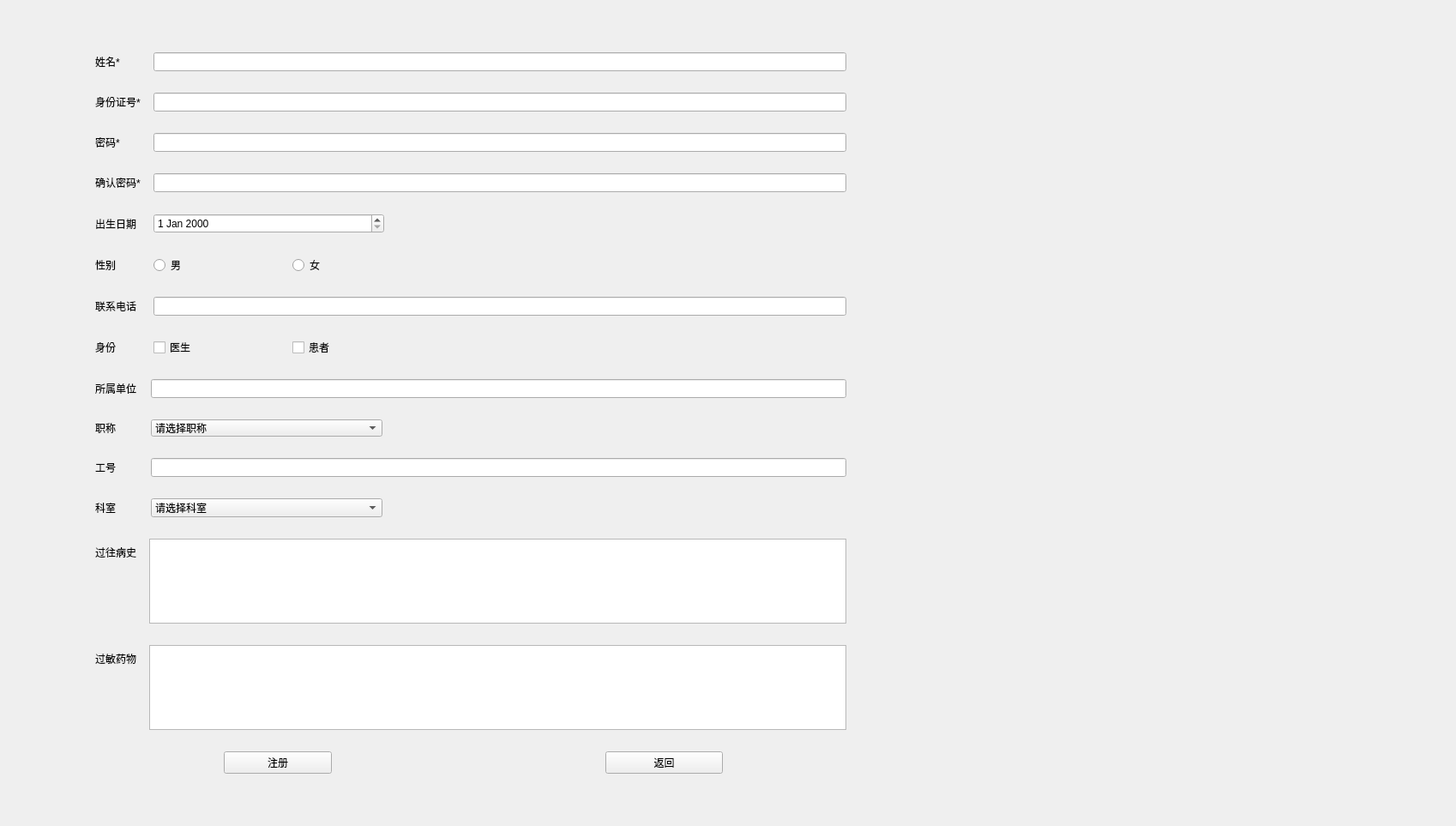
<?xml version="1.0" encoding="UTF-8"?>
<ui version="4.0">
 <class>Register</class>
 <widget class="QWidget" name="Register">
  <property name="geometry">
   <rect>
    <x>0</x>
    <y>0</y>
    <width>1698</width>
    <height>963</height>
   </rect>
  </property>
  <property name="minimumSize">
   <size>
    <width>50</width>
    <height>0</height>
   </size>
  </property>
  <property name="windowTitle">
   <string>注册</string>
  </property>
  <property name="styleSheet">
   <string notr="true">#Register{border-image: url(:/images/06.jpg);}</string>
  </property>
  <layout class="QGridLayout" name="gridLayout">
   <item row="0" column="0">
    <layout class="QHBoxLayout" name="horizontalLayout">
     <property name="leftMargin">
      <number>100</number>
     </property>
     <property name="topMargin">
      <number>50</number>
     </property>
     <property name="rightMargin">
      <number>700</number>
     </property>
     <property name="bottomMargin">
      <number>50</number>
     </property>
     <item>
      <layout class="QVBoxLayout" name="verticalLayout">
       <property name="spacing">
        <number>25</number>
       </property>
       <item>
        <layout class="QFormLayout" name="formLayout">
         <property name="horizontalSpacing">
          <number>15</number>
         </property>
         <property name="verticalSpacing">
          <number>25</number>
         </property>
         <item row="0" column="0">
          <widget class="QLabel" name="label_5">
           <property name="text">
            <string>姓名*</string>
           </property>
          </widget>
         </item>
         <item row="1" column="0">
          <widget class="QLabel" name="label_2">
           <property name="text">
            <string>身份证号*</string>
           </property>
          </widget>
         </item>
         <item row="1" column="1">
          <widget class="QLineEdit" name="username"/>
         </item>
         <item row="2" column="0">
          <widget class="QLabel" name="label_3">
           <property name="text">
            <string>密码*</string>
           </property>
          </widget>
         </item>
         <item row="2" column="1">
          <widget class="QLineEdit" name="password">
           <property name="echoMode">
            <enum>QLineEdit::Password</enum>
           </property>
          </widget>
         </item>
         <item row="3" column="0">
          <widget class="QLabel" name="label">
           <property name="text">
            <string>确认密码*</string>
           </property>
          </widget>
         </item>
         <item row="3" column="1">
          <widget class="QLineEdit" name="lineEdit">
           <property name="echoMode">
            <enum>QLineEdit::Password</enum>
           </property>
          </widget>
         </item>
         <item row="4" column="0">
          <widget class="QLabel" name="label_6">
           <property name="text">
            <string>出生日期</string>
           </property>
          </widget>
         </item>
         <item row="5" column="0">
          <widget class="QLabel" name="label_7">
           <property name="text">
            <string>性别</string>
           </property>
          </widget>
         </item>
         <item row="5" column="1">
          <layout class="QHBoxLayout" name="horizontalLayout_6">
           <item>
            <widget class="QRadioButton" name="radioButton">
             <property name="text">
              <string>男</string>
             </property>
            </widget>
           </item>
           <item>
            <widget class="QRadioButton" name="radioButton_2">
             <property name="text">
              <string>女</string>
             </property>
            </widget>
           </item>
           <item>
            <widget class="QLabel" name="label_27">
             <property name="text">
              <string/>
             </property>
            </widget>
           </item>
           <item>
            <widget class="QLabel" name="label_28">
             <property name="text">
              <string/>
             </property>
            </widget>
           </item>
           <item>
            <widget class="QLabel" name="label_29">
             <property name="text">
              <string/>
             </property>
            </widget>
           </item>
          </layout>
         </item>
         <item row="6" column="0">
          <widget class="QLabel" name="label_8">
           <property name="text">
            <string>联系电话</string>
           </property>
          </widget>
         </item>
         <item row="6" column="1">
          <widget class="QLineEdit" name="phone"/>
         </item>
         <item row="7" column="0">
          <widget class="QLabel" name="label_12">
           <property name="text">
            <string>身份</string>
           </property>
          </widget>
         </item>
         <item row="7" column="1">
          <layout class="QHBoxLayout" name="horizontalLayout_8">
           <item>
            <widget class="QCheckBox" name="checkBox">
             <property name="text">
              <string>医生</string>
             </property>
            </widget>
           </item>
           <item>
            <widget class="QCheckBox" name="checkBox_2">
             <property name="text">
              <string>患者</string>
             </property>
            </widget>
           </item>
           <item>
            <widget class="QLabel" name="label_30">
             <property name="text">
              <string/>
             </property>
            </widget>
           </item>
           <item>
            <widget class="QLabel" name="label_31">
             <property name="text">
              <string/>
             </property>
            </widget>
           </item>
           <item>
            <widget class="QLabel" name="label_32">
             <property name="text">
              <string/>
             </property>
            </widget>
           </item>
          </layout>
         </item>
         <item row="0" column="1">
          <widget class="QLineEdit" name="lineEdit_2"/>
         </item>
         <item row="4" column="1">
          <layout class="QHBoxLayout" name="horizontalLayout_4">
           <item>
            <widget class="QDateEdit" name="dateEdit">
             <property name="minimumSize">
              <size>
               <width>200</width>
               <height>0</height>
              </size>
             </property>
            </widget>
           </item>
           <item>
            <widget class="QLabel" name="label_4">
             <property name="text">
              <string/>
             </property>
            </widget>
           </item>
           <item>
            <widget class="QLabel" name="label_20">
             <property name="text">
              <string/>
             </property>
            </widget>
           </item>
          </layout>
         </item>
        </layout>
       </item>
       <item>
        <layout class="QFormLayout" name="formLayout_5">
         <property name="horizontalSpacing">
          <number>15</number>
         </property>
         <property name="verticalSpacing">
          <number>25</number>
         </property>
         <item row="0" column="0">
          <widget class="QLabel" name="label_9">
           <property name="text">
            <string>所属单位</string>
           </property>
          </widget>
         </item>
         <item row="0" column="1">
          <widget class="QLineEdit" name="organization"/>
         </item>
         <item row="1" column="0">
          <widget class="QLabel" name="label_10">
           <property name="minimumSize">
            <size>
             <width>50</width>
             <height>0</height>
            </size>
           </property>
           <property name="text">
            <string>职称</string>
           </property>
          </widget>
         </item>
         <item row="1" column="1">
          <layout class="QHBoxLayout" name="horizontalLayout_5">
           <item>
            <widget class="QComboBox" name="comboBox">
             <property name="minimumSize">
              <size>
               <width>200</width>
               <height>20</height>
              </size>
             </property>
             <item>
              <property name="text">
               <string>请选择职称</string>
              </property>
             </item>
             <item>
              <property name="text">
               <string>初级</string>
              </property>
             </item>
             <item>
              <property name="text">
               <string>中级</string>
              </property>
             </item>
             <item>
              <property name="text">
               <string>副高级</string>
              </property>
             </item>
             <item>
              <property name="text">
               <string>正高级</string>
              </property>
             </item>
            </widget>
           </item>
           <item>
            <widget class="QLabel" name="label_22">
             <property name="text">
              <string/>
             </property>
            </widget>
           </item>
           <item>
            <widget class="QLabel" name="label_21">
             <property name="text">
              <string/>
             </property>
            </widget>
           </item>
          </layout>
         </item>
         <item row="2" column="0">
          <widget class="QLabel" name="label_11">
           <property name="text">
            <string>工号</string>
           </property>
          </widget>
         </item>
         <item row="3" column="0">
          <widget class="QLabel" name="label_13">
           <property name="text">
            <string>科室</string>
           </property>
          </widget>
         </item>
         <item row="3" column="1">
          <layout class="QHBoxLayout" name="horizontalLayout_3">
           <item>
            <widget class="QComboBox" name="comboBox_2">
             <item>
              <property name="text">
               <string>请选择科室</string>
              </property>
             </item>
             <item>
              <property name="text">
               <string>骨科</string>
              </property>
             </item>
             <item>
              <property name="text">
               <string>皮肤科</string>
              </property>
             </item>
             <item>
              <property name="text">
               <string>内科</string>
              </property>
             </item>
             <item>
              <property name="text">
               <string>外科</string>
              </property>
             </item>
             <item>
              <property name="text">
               <string>眼科</string>
              </property>
             </item>
             <item>
              <property name="text">
               <string>耳鼻喉科</string>
              </property>
             </item>
             <item>
              <property name="text">
               <string>心脑血管科</string>
              </property>
             </item>
             <item>
              <property name="text">
               <string>儿科</string>
              </property>
             </item>
             <item>
              <property name="text">
               <string>急诊</string>
              </property>
             </item>
             <item>
              <property name="text">
               <string>胸痛外科</string>
              </property>
             </item>
            </widget>
           </item>
           <item>
            <widget class="QLabel" name="label_23">
             <property name="text">
              <string/>
             </property>
            </widget>
           </item>
           <item>
            <widget class="QLabel" name="label_24">
             <property name="text">
              <string/>
             </property>
            </widget>
           </item>
          </layout>
         </item>
         <item row="2" column="1">
          <widget class="QLineEdit" name="lineEdit_3"/>
         </item>
        </layout>
       </item>
       <item>
        <layout class="QFormLayout" name="formLayout_2">
         <property name="horizontalSpacing">
          <number>15</number>
         </property>
         <property name="verticalSpacing">
          <number>25</number>
         </property>
         <item row="0" column="0">
          <widget class="QLabel" name="label_14">
           <property name="text">
            <string>过往病史</string>
           </property>
          </widget>
         </item>
         <item row="0" column="1">
          <widget class="QTextEdit" name="textEdit"/>
         </item>
         <item row="1" column="0">
          <widget class="QLabel" name="label_15">
           <property name="text">
            <string>过敏药物</string>
           </property>
          </widget>
         </item>
         <item row="1" column="1">
          <widget class="QTextEdit" name="textEdit_2"/>
         </item>
        </layout>
       </item>
       <item>
        <layout class="QHBoxLayout" name="horizontalLayout_2">
         <item>
          <layout class="QHBoxLayout" name="horizontalLayout_16">
           <item>
            <widget class="QLabel" name="label_19">
             <property name="text">
              <string/>
             </property>
            </widget>
           </item>
           <item>
            <widget class="QPushButton" name="registerButton">
             <property name="text">
              <string>注册</string>
             </property>
            </widget>
           </item>
           <item>
            <widget class="QLabel" name="label_18">
             <property name="text">
              <string/>
             </property>
            </widget>
           </item>
          </layout>
         </item>
         <item>
          <layout class="QHBoxLayout" name="horizontalLayout_15">
           <property name="spacing">
            <number>6</number>
           </property>
           <item>
            <widget class="QLabel" name="label_17">
             <property name="text">
              <string/>
             </property>
            </widget>
           </item>
           <item>
            <widget class="QPushButton" name="backButton">
             <property name="text">
              <string>返回</string>
             </property>
            </widget>
           </item>
           <item>
            <widget class="QLabel" name="label_16">
             <property name="text">
              <string/>
             </property>
            </widget>
           </item>
          </layout>
         </item>
        </layout>
       </item>
      </layout>
     </item>
    </layout>
   </item>
  </layout>
 </widget>
 <resources/>
 <connections/>
</ui>
